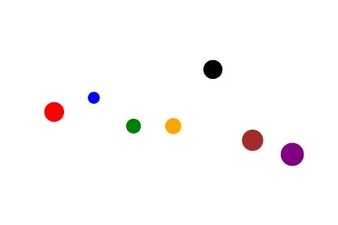
#> input picture img/dots.jpeg, 338 x 225 px, shrunk from 432 x 288 before the run, found by its file name
$ jupyter execute --allow-errors main.ipynb
#> lines starting #> are read from the running program, lines starting #| are printed output that depends on the picture
## Application Computer Vision - HW1
### Explain each step of your detector in detail
First cell is going to import some module.

[cell 1]
import cv2
import numpy as np
import matplotlib.pyplot as plt
from scipy import spatial
from skimage.feature import peak_local_max

#### Step1.	Construct a Difference of Gaussian Scale Space
- Function **Gaussian** is used to generate a convolution kernel.
- Function **G_convolve** is used to generate Gaussian Pyramid. Output of this function is a 4-D array, and its shape is (num_octave, s+3, h, w) where (h, w) is the height and width of the input image.
- In **DoG**, the subtraction is going to be implemented between two adjacent gaussian images in the output of function **G_convolve**. This function will return a 4-D array array, and its shape is (num_octave, s, h, w).

[cell 2]
def Gaussian(sigma):
    n = np.ceil(sigma*6)    #window size
    y,x = np.ogrid[-n//2:n//2+1,-n//2:n//2+1]
    y_filter = np.exp(-(y*y/(2.*sigma*sigma)))
    x_filter = np.exp(-(x*x/(2.*sigma*sigma)))
    filter_2d = (x_filter*y_filter) * (1/(2*np.pi*sigma**2))
    return filter_2d

def G_convolve(img, _params):
    k, sigma, s, Now_octave = _params
    dog_images = []
    for i in range(0, s+3):
        sigma_1 = sigma * np.power(k, i) * np.power(s, Now_octave)
        filter_gaussian = Gaussian(sigma_1)
        image = cv2.filter2D(img, -1, filter_gaussian)
        image = np.pad(image,((1,1),(1,1)),'reflect')
        image = np.square(image)
        dog_images.append(image)
    dog_image_np = np.array([i for i in dog_images])
    return dog_image_np

def DoG(img, _params):
    k, sigma, s, num_octave = _params
    _DoG_images = []
    for i in range(0, num_octave):
        _params[-1]=i
        _g_image_np = G_convolve(img, _params)
        dog_images = [ (_g_image_np[j+1] - _g_image_np[j] ) for j in range(s+2) ]
        _DoG_images.append(dog_images)
    _DoG_images = np.array([i for i in _DoG_images])
    return _DoG_images

#### Step2.	Non-Maximum Suppression (NMS) in Scale Space
- Function **dog_find_extrema** consists of two steps. Fisrt, a *Scipy* function *peak_local_maxis* is applied to extract the locations of the maximas on one DoG image. Second, keep the items which response is greater than its 26 scale-space neighbors.

[cell 3]
def dog_find_extrema(dog_image_np, current_sigma, threshold_rel):
    _co_ordinates = []
    local_maxima_in_2D = peak_local_max(dog_image_np[1], threshold_rel=threshold_rel)
    # return a ndarray [[355, 355], [282, 273]] for example

    for coords in local_maxima_in_2D:
        row, col = coords
        cubic_img = dog_image_np[:,row-1:row+2,col-1:col+2]
        if np.sum(cubic_img <= dog_image_np[1, row, col])==27:
            _co_ordinates.append((row, col, np.max(cubic_img), current_sigma))

    return _co_ordinates

#### Step3.	Non-Maximum Suppression (NMS) on Blob Region and Response of the Features
- Function **filter_value** will throw the items away which response is *x%* lower than the max response value.
- Function **redundancy** will throw the items away which overlay with another larger response blob.

[cell 4]
def filter_value(features, rel):
    max_response = np.max(np.array(features)[:, -2])
    mask = np.array(np.array(features)[:, -2] >= max_response*rel)
    idx = np.array(np.where(np.array(mask)==1))[0]
    return [features[i] for i in idx]

def blob_overlap(blob1, blob2):
    n_dim = len(blob1) - 2
    root_ndim = np.sqrt(n_dim)
    #print(n_dim)

    # radius of two blobs
    r1 = blob1[-1] * root_ndim
    r2 = blob2[-1] * root_ndim

    d = np.sqrt(np.sum((blob1[:-2] - blob2[:-2])**2))

    #no overlap between two blobs
    if d > r1 + r2:
        return 0
    # one blob is inside the other, the smaller blob must die
    elif d <= abs(r1 - r2):
        return 1
    else:
        #computing the area of overlap between blobs
        ratio1 = (d ** 2 + r1 ** 2 - r2 ** 2) / (2 * d * r1)
        ratio1 = np.clip(ratio1, -1, 1)
        acos1 = np.arccos(ratio1)

        ratio2 = (d ** 2 + r2 ** 2 - r1 ** 2) / (2 * d * r2)
        ratio2 = np.clip(ratio2, -1, 1)
        acos2 = np.arccos(ratio2)

        a = -d + r2 + r1
        b = d - r2 + r1
        c = d + r2 - r1
        d = d + r2 + r1

        area = (r1 ** 2 * acos1 + r2 ** 2 * acos2 -0.5 * np.sqrt(abs(a * b * c * d)))
        return area/(np.pi * (min(r1, r2) ** 2))

def redundancy(blobs_tuple_list, overlap):
    blobs_array = np.array(blobs_tuple_list)
    sigma = blobs_array[:, -1].max()
    distance = 2 * sigma * np.sqrt(blobs_array.shape[1] - 2)
    tree = spatial.cKDTree(blobs_array[:, :-2])
    pairs = np.array(list(tree.query_pairs(distance)))
    if len(pairs) == 0:
        return blobs_tuple_list
    else:
        for (i, j) in pairs:
            blob1, blob2 = blobs_array[i], blobs_array[j]
            if blob_overlap(blob1, blob2) > overlap:
                if blob1[-2] > blob2[-2]:
                    blob2[-1] = 0
                else:
                    blob1[-1] = 0
        remain = np.array([b for b in blobs_array if b[-1] > 0])
        return list(tuple(map(tuple, remain)))

#### Step4.	Define a Blob Detector
- Retun the image with detected blobs and give the number of blobs detected.

[cell 5]
class blob_detector():
    def __init__(self, params):
        # initialize your detector
        self.s = params['s']
        self.sigma = params['sigma']
        self.num_octave = params['num_octave']
        self.threshold_rel = params['threshold_rel']

        self.overlap_ratio = 0.01
        self.K = np.power(2, 1/self.s)

    def detect(self, img):

        # ========= TODO: implement your blob detecting function here =========== #
        p = [self.K, self.sigma, self.s ,self.num_octave]
        dog_image_np = DoG(img/255.0, _params=p)
        features = []
        for n in range(0, self.num_octave):
            for m in range(1, self.s+1):
                current_sigma = np.power(2,n)*np.power(self.K,m)*self.sigma
                feature_on_a_scale = dog_find_extrema(dog_image_np[n][m-1:m+2],
                                              current_sigma, self.threshold_rel)
                features += feature_on_a_scale
        features = filter_value(features, self.threshold_rel)

        co_ordinates = redundancy(features, self.overlap_ratio)
        # =================== Return ======================= #
        blob_number = len(co_ordinates)
        blob_plot = cv2.cvtColor(img.copy(), cv2.COLOR_GRAY2BGR)
        fig, ax = plt.subplots()
        nh,nw = img.shape

        ax.imshow(img, interpolation='nearest', cmap="gray")
        for blob in co_ordinates:
            y,x,reponse,r = blob
            c = plt.Circle((x, y), r*1.414, color='red', linewidth=1.5, fill=False)
            ax.add_patch(c)
        ax.plot()
        plt.show()
        return blob_number, blob_plot

### Results of Question 1 and 2
#### Parameters
&emsp;Parameters are setting as an directory.
> **img** : ndarray
&emsp;Input image.
>
> **s** : int
&emsp;Number of scale levels in each ovtave.
>
> **num_octave** : int
&emsp;Number of octaves.
>
> **sigma** : float
&emsp;Inintial kernel size.
>
> **threshold_rel** : float
&emsp;minimumn response (*threshold_rel*): 0.53, calculated as max_response *  *threshold_rel*.

#### Dots Image

[cell 6]
img = cv2.imread(r'D:\Computer vision course\HW1\img\dots.jpeg', 0)
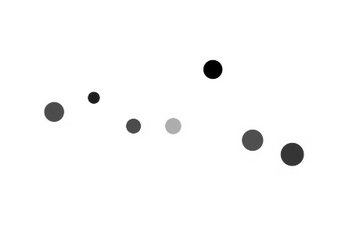
#> img: shape (225, 338); min 0, max 255, mean 250.3
params = {
    's': 2,
    'sigma' : 1.6,
    'num_octave': 4,
    'threshold_rel':0.53,
    }
detector = blob_detector(params)
blob_number, blob_plot = detector.detect(img)
#> the loop in detect, `for n in range(0, self.num_octave):` made 4 passes
#> after the loop in detect, `for n in range(0, self.num_octave):`: features = [(98, 94, 0.232, 4.53), (127, 134, 0.206, 6.4), (112, 55, 0.203, 6.4), (70, 213, 0.241, 9.05), (155, 293, 0.222, 9.05), (141, 253, 0.201, 9.05)]
#> in filter_value, `max_response = np.max(np.array(features)[:, -2])`: max_response = 0.241
#> in filter_value, `mask = np.array(np.array(features)[:, -2] >= max_response*rel)`: mask = [True, True, True, True, True, True]
#> in filter_value, `idx = np.array(np.where(np.array(mask)==1))[0]`: idx = [0, 1, 2, 3, 4, 5]
#> in redundancy, `blobs_array = np.array(blobs_tuple_list)`: blobs_array = [[98, 94, 0.232, 4.53], [127, 134, 0.206, 6.4], [112, 55, 0.203, 6.4], [70, 213, 0.241, 9.05], [155, 293, 0.222, 9.05], [141, 253, 0.201, 9.05]]
#> in redundancy, `sigma = blobs_array[:, -1].max()`: sigma = 9.05
#> in redundancy, `distance = 2 * sigma * np.sqrt(blobs_array.shape[1] - 2)`: distance = 25.6
#> in redundancy, `pairs = np.array(list(tree.query_pairs(distance)))`: pairs = empty array
#> in detect, `co_ordinates = redundancy(features, self.overlap_ratio)`: co_ordinates has the same summary as features
#> in detect, `blob_number = len(co_ordinates)`: blob_number = 6
#> the loop in detect, `for blob in co_ordinates:` made 6 passes
#> in detect, `plt.show()`:
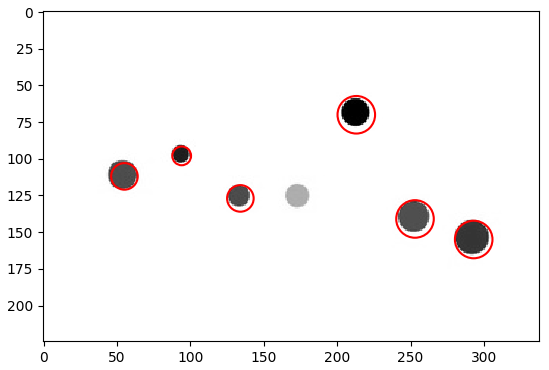
#> figure drawn by matplotlib, 1 panel
#> blob_number = 6

# Display your results
print('Number of blobs:', blob_number)
#| Number of blobs: 6
cv2.imshow('Figure', blob_plot)

### Butterfly Image

[cell 7]
img = cv2.imread(r'D:\Computer vision course\HW1\img\butterfly.jpeg', 0)
params = {
    's': 2,
    'sigma' : 1.8,
    'num_octave': 4,
    'threshold_rel':0.9,
    }
detector = blob_detector(params)
#> (the rest of this cell did not finish here and is left out)

### Dice Image

[cell 8]
img = cv2.imread(r'D:\Computer vision course\HW1\img\dice.jpeg', 0)
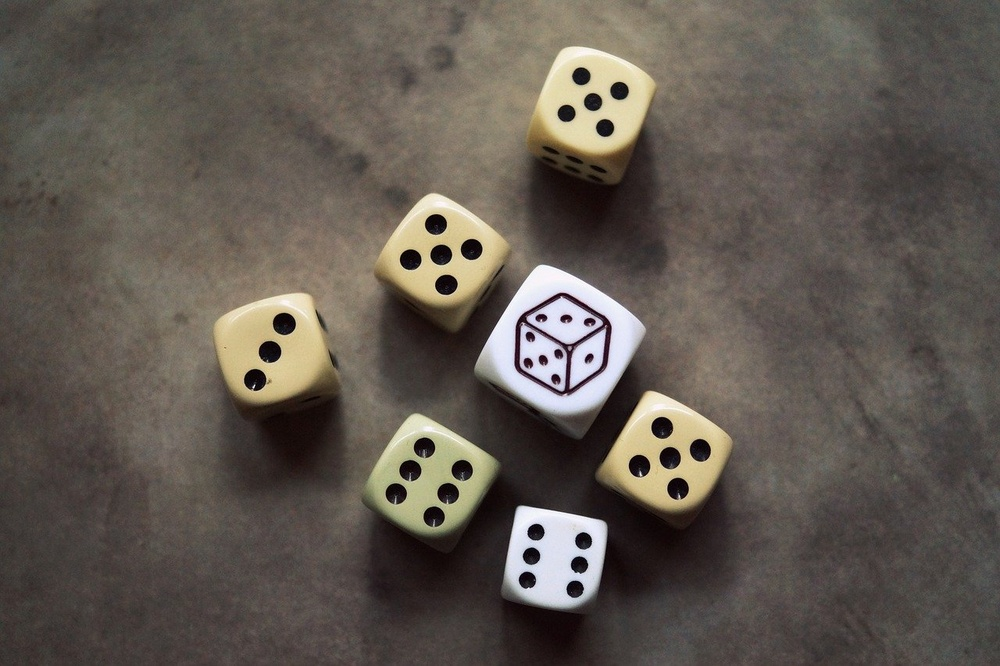
#> input picture img/dice.jpeg, 1000 x 666 px, shrunk from 1280 x 852 before the run, found by its file name
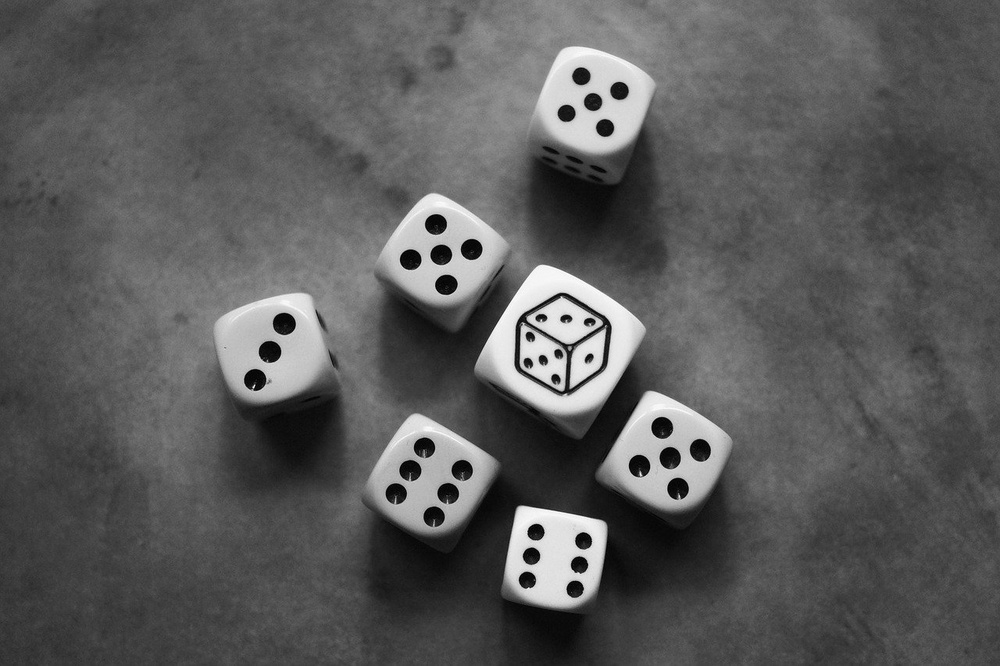
#> img: shape (666, 1000); min 0, max 255, mean 90.6
params = {
    's': 2,
    'sigma' : 3.2,
    'num_octave': 3,
    'threshold_rel':0.4,
    }
detector = blob_detector(params)
blob_number, blob_plot = detector.detect(img)
#> after the loop in detect (call 3), `for n in range(0, self.num_octave):`: features = 56 items, first 6: (319, 567, 0.168, 4.53), (320, 523, 0.102, 4.53), (326, 608, 0.101, 4.53), (391, 570, 0.0975, 4.53), (532, 537, 0.169, 6.4), (540, 583, 0.16, 6.4)
#> in detect (call 3), `features = filter_value(features, self.threshold_rel)`: features = 41 items, first 6: (319, 567, 0.168, 4.53), (320, 523, 0.102, 4.53), (326, 608, 0.101, 4.53), (391, 570, 0.0975, 4.53), (532, 537, 0.169, 6.4), (540, 583, 0.16, 6.4)
#> in redundancy (call 2), `blobs_array = np.array(blobs_tuple_list)`: blobs_array = 41 rows, first 6: [319, 567, 0.168, 4.53], [320, 523, 0.102, 4.53], [326, 608, 0.101, 4.53], [391, 570, 0.0975, 4.53], [532, 537, 0.169, 6.4], [540, 583, 0.16, 6.4]
#> the loop in redundancy (call 2), `for (i, j) in pairs:` made 32 passes
#> (i, j, r1 in blob_overlap, r2 in blob_overlap, d in blob_overlap) on passes 1 to 8: (24, 27, 9.05, 9.05, 29.15), (16, 38, 9.05, 12.8, 29.53), (22, 23, 9.05, 9.05, 30.08), (22, 32, 9.05, 12.8, 32.02), (22, 35, 9.05, 12.8, 32.02), (11, 14, 9.05, 9.05, 23.54), (10, 12, 9.05, 9.05, 24.19), (0, 20, 6.4, 9.05, 32.02)
#> (i, j, r1 in blob_overlap, r2 in blob_overlap, d in blob_overlap, ratio1 in blob_overlap) on passes 12, 20: (1, 39, 6.4, 12.8, 27.01, -0.619), (2, 37, 6.4, 12.8, 26.27, -0.805)
#> in redundancy (call 2), `remain = np.array([b for b in blobs_array if b[-1] > 0])`: remain = 39 rows, first 6: [319, 567, 0.168, 4.53], [320, 523, 0.102, 4.53], [326, 608, 0.101, 4.53], [391, 570, 0.0975, 4.53], [532, 537, 0.169, 6.4], [540, 583, 0.16, 6.4]
#> in detect (call 3), `co_ordinates = redundancy(features, self.overlap_ratio)`: co_ordinates = 39 items, first 6: (319, 567, 0.168, 4.53), (320, 523, 0.102, 4.53), (326, 608, 0.101, 4.53), (391, 570, 0.0975, 4.53), (532, 537, 0.169, 6.4), (540, 583, 0.16, 6.4)
#> in detect (call 3), `blob_number = len(co_ordinates)`: blob_number = 39
#> the loop in detect (call 3), `for blob in co_ordinates:` made 39 passes
#> (y, x, reponse, r) on passes 1 to 12: (319, 567, 0.168, 4.53), (320, 523, 0.102, 4.53), (326, 608, 0.101, 4.53), (391, 570, 0.0975, 4.53), (532, 537, 0.169, 6.4), (540, 583, 0.16, 6.4), (76, 581, 0.156, 6.4), (114, 567, 0.154, 6.4), (91, 621, 0.151, 6.4), (129, 606, 0.15, 6.4), (556, 532, 0.145, 6.4), (565, 579, 0.142, 6.4)
#> in detect (call 3), `plt.show()`:
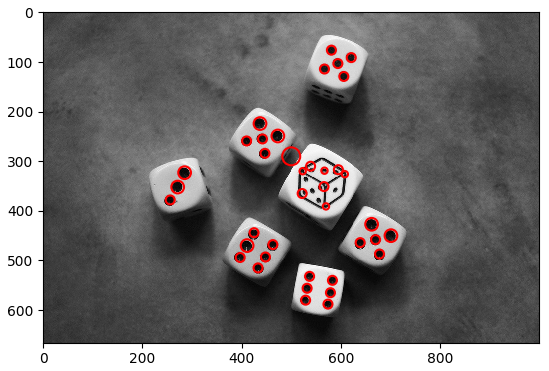
#> figure drawn by matplotlib, 1 panel
#> blob_number = 39

# Display your results
print('Number of blobs:', blob_number)
#| Number of blobs: 39
cv2.imshow('Figure', blob_plot)
